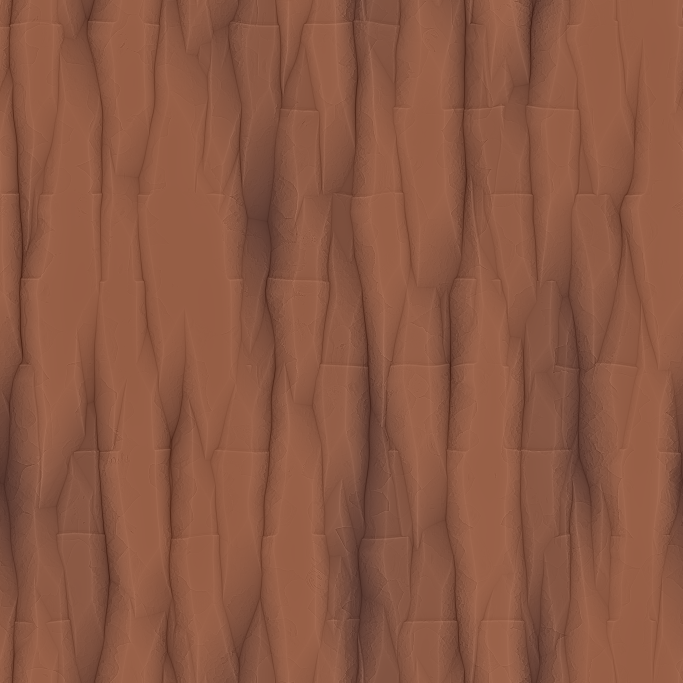
#> input picture asset_sources/glTF/Bark_NormalTree.png, 2048 x 2048 px (shown at 1/3 size)
$ python make-textures.py
#> lines starting #> are read from the running program, lines starting #| are printed output that depends on the picture
"""Tři textury hry 512 × 512, všechny z volných podkladů (CC0).

wood.jpg   kůra z balíku Quaternius „Stylized Nature MegaKit“ (Bark_NormalTree.png)
rock.jpg   skála z téhož balíku (Rocks_Diffuse.png)
ground.jpg vlastní malovaná půda: plošky Voroného diagramu, bezešvá, pevný seed

Barvy se dorovnají na průměr a kontrast, na které jsou vyladěné materiály hry.
Spuštění: python3 tools/make-textures.py   (čte ../asset_sources, píše public/textures)
"""
import glob, os
import numpy as np
from PIL import Image, ImageFilter

HERE = os.path.dirname(os.path.abspath(__file__))
OUT = os.path.join(HERE, '..', 'public', 'textures')
SRC = os.path.join(HERE, '..', '..', 'asset_sources')
N = 512
# (průměr RGB, rozptyl RGB, síla dorovnání barvy 0–1)
TARGET = {'ground': ((159, 125, 67), (15, 14, 12), 1.0), 'rock': ((150, 132, 104), (27, 26, 26), 1.0), 'wood': ((204, 181, 150), (24, 25, 25), 1.0)}

def match(rgb, name):
    mean, std, k = TARGET[name]
    out = (rgb - rgb.mean((0, 1))) / (rgb.std((0, 1)) + 1e-6) * np.array(std) + np.array(mean)
    return rgb * (1 - k) + out * k

def save(name, rgb):
    Image.fromarray(np.clip(match(rgb, name), 0, 255).astype(np.uint8), 'RGB').save(os.path.join(OUT, name + '.jpg'), quality=86, optimize=True)

def source(file):
#> called with file = 'Bark_NormalTree.png'
    path = glob.glob(os.path.join(SRC, '**', file), recursive=True)[0]
    return np.asarray(Image.open(path).convert('RGB').resize((N, N), Image.LANCZOS)).astype(float)
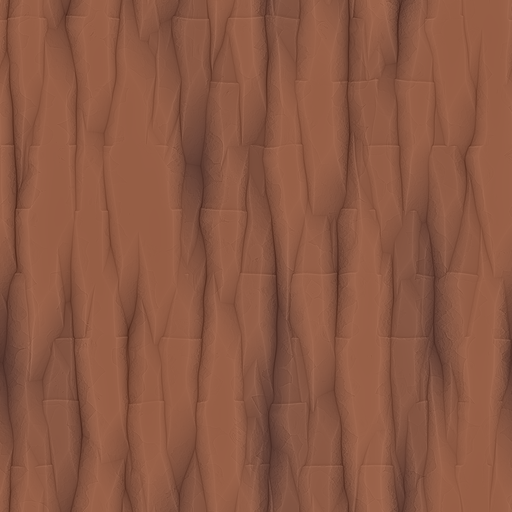
#> returned value: shape (512, 512, 3) float64; mean of channels 0, 1, 2 139.7, 88.4, 67; drawn as R, G, B
#> in match, `mean, std, k = TARGET[name]`: mean = (204, 181, 150); std = (24, 25, 25); k = 1
#> call 2 of source, with file = 'Rocks_Diffuse.png'
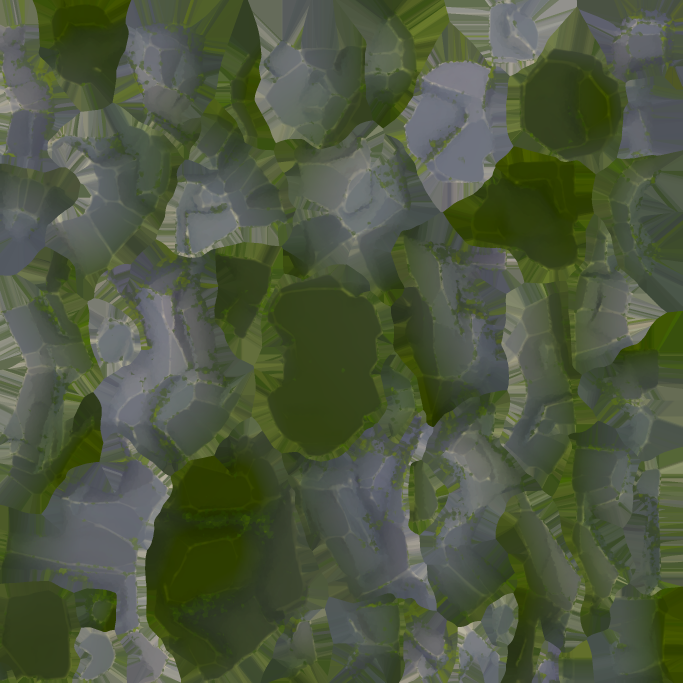
#> input picture asset_sources/glTF/Rocks_Diffuse.png, 2048 x 2048 px (shown at 1/3 size)
#> in source (call 2), `return np.asarray(Image.open(path).convert('RGB').resize((N, N), Image..`:
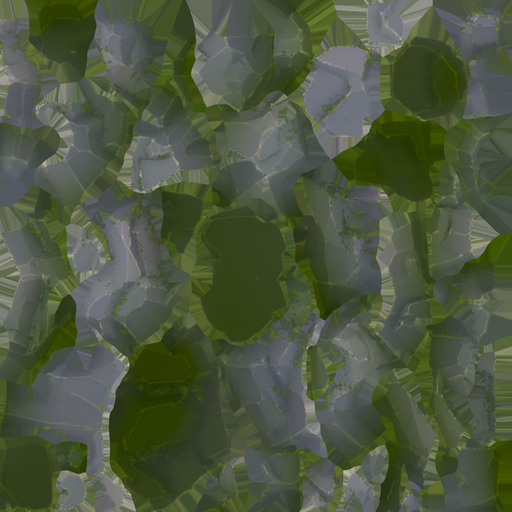
#> returned value: shape (512, 512, 3) float64; mean of channels 0, 1, 2 77.9, 88, 64; drawn as R, G, B
#> call 2 of save, with name = 'rock'
#> call 2 of match, with name = 'rock'
#> in match (call 2), `mean, std, k = TARGET[name]`: mean = (150, 132, 104); std = (27, 26, 26)
#> in match (call 2), `out = (rgb - rgb.mean((0, 1))) / (rgb.std((0, 1)) + 1e-6) * np.array(s..`:
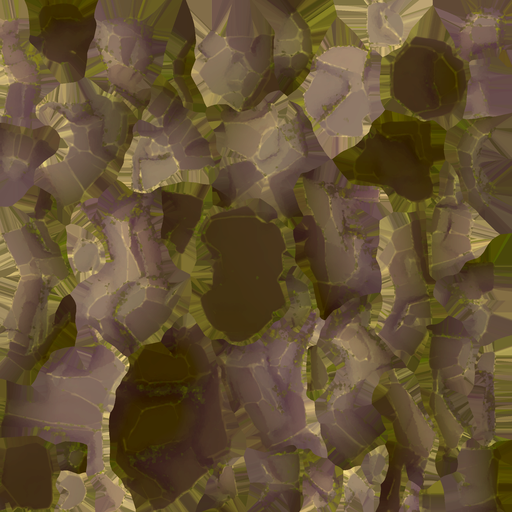
#> out: shape (512, 512, 3) float64; mean of channels 0, 1, 2 150, 132, 104; drawn with min black and max white
#> in save (call 2), `Image.fromarray(np.clip(match(rgb, name), 0, 255).astype(np.uint8), 'R..`:
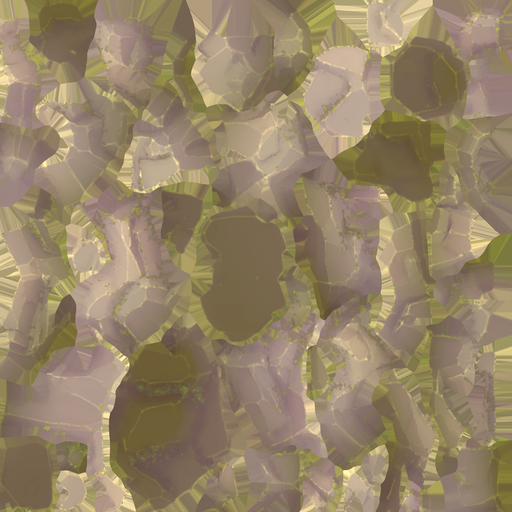
#> saved as rock.jpg: PIL image 512x512 RGB; mean R, G, B 149.5, 131.5, 103.5

def painted_ground(seed=7, cells=900):
#> called with seed = 7, cells = 900
    rng = np.random.default_rng(seed)
    pts = rng.uniform(0, N, (cells, 2))
    tone = rng.uniform(0, 1, cells)
    y, x = np.mgrid[0:N, 0:N].astype(np.float32)
    d1 = np.full((N, N), 1e9, np.float32); d2 = d1.copy(); idx = np.zeros((N, N), np.int32)
    for i, (px, py) in enumerate(pts):
        dx = (x - px + N / 2) % N - N / 2
        dy = ((y - py + N / 2) % N - N / 2) * 1.35  # plošky protažené ve směru běhu
        d = dx * dx + dy * dy
        closer = d < d1
        d2 = np.where(closer, d1, np.minimum(d2, d)); idx = np.where(closer, i, idx); d1 = np.where(closer, d, d1)
    edge = np.clip((np.sqrt(d2) - np.sqrt(d1)) / 3.0, 0, 1)          # tmavší spáry mezi ploškami
    h = tone[idx] * 0.75 + 0.25 * edge
    pebble = (tone[idx] > 0.93) * edge                                 # světlé kamínky
    dark, light, stone = np.array((104, 74, 44.)), np.array((178, 140, 92.)), np.array((205, 196, 172.))
    rgb = dark + (light - dark) * h[..., None]
    rgb = rgb * (1 - 0.7 * pebble[..., None]) + stone * 0.7 * pebble[..., None]
    img = Image.fromarray(np.clip(rgb, 0, 255).astype(np.uint8), 'RGB')
    # Rozmazání přes okraj: dlaždici zopakujeme 3 × 3, rozmažeme a vyřízneme střed.
    big = Image.new('RGB', (3 * N, 3 * N))
#> big: PIL image 1536x1536 RGB; every value is 0
    for a in range(3):
        for b in range(3): big.paste(img, (a * N, b * N))
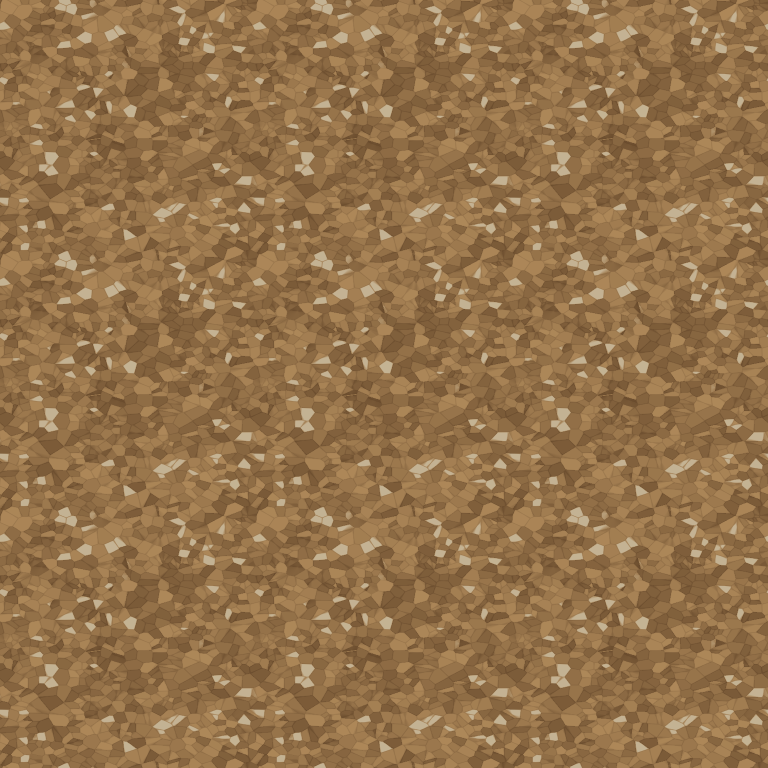
#> big: PIL image 1536x1536 RGB (shown at 1/2 size); mean R, G, B 148, 114.3, 74.5
    return np.asarray(big.filter(ImageFilter.GaussianBlur(1.0)).crop((N, N, 2 * N, 2 * N))).astype(float)

os.makedirs(OUT, exist_ok=True)
save('wood', source('Bark_NormalTree.png'))
save('rock', source('Rocks_Diffuse.png'))
save('ground', painted_ground())
#> call 3 of match, with name = 'ground'
#> in match (call 3), `mean, std, k = TARGET[name]`: mean = (159, 125, 67); std = (15, 14, 12)
#> in match (call 3), `out = (rgb - rgb.mean((0, 1))) / (rgb.std((0, 1)) + 1e-6) * np.array(s..`:
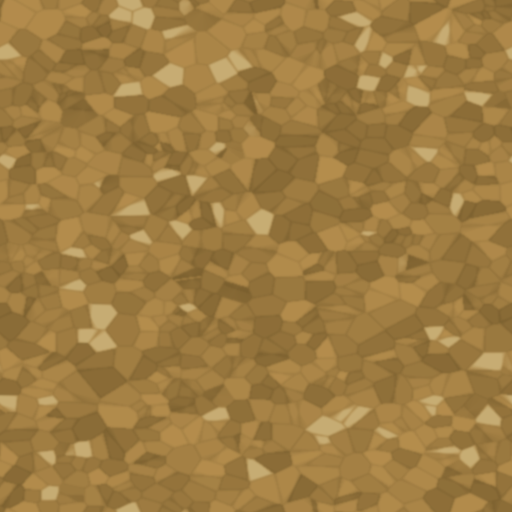
#> out: shape (512, 512, 3) float64; mean of channels 0, 1, 2 159, 125, 67; drawn as R, G, B
print('Textury zapsány:', {f: os.path.getsize(os.path.join(OUT, f)) for f in sorted(os.listdir(OUT))})
